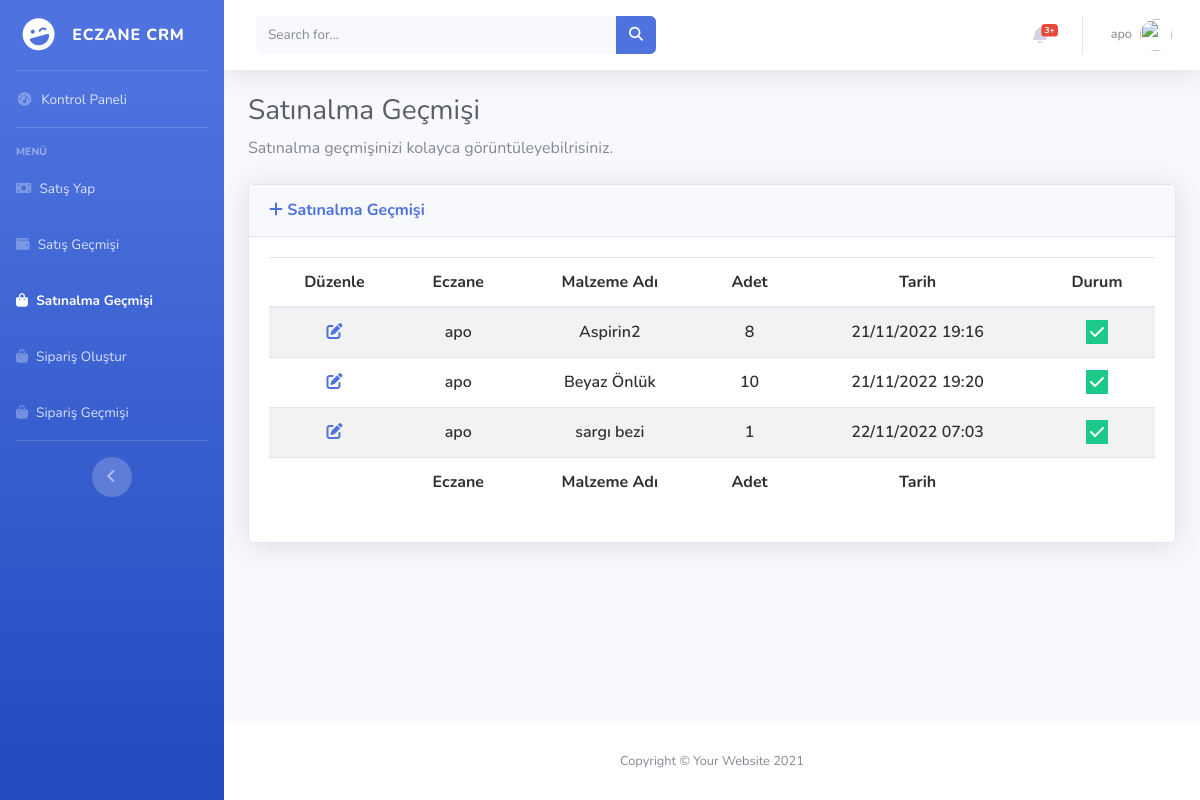
Screenshot of /purchase/history (signed in) with the database file from the repository.
### items/models.py (models this page shows, shortened)
class ItemDistribution(models.Model):
    user = models.ForeignKey(User, on_delete=models.CASCADE)
    item_name = models.ForeignKey(Items, on_delete=models.SET_NULL,null=True)
    quantity=models.DecimalField(max_digits=10,decimal_places=2)
    status=models.BooleanField(default=True)
    created_at = models.DateTimeField(auto_now_add=True,null=True,blank=True)
    updated_at = models.DateTimeField(auto_now=True,null=True,blank=True)

class Items(models.Model):
    item_name=models.CharField(max_length=60)
    quantity=models.DecimalField(max_digits=10,decimal_places=2)
    status=models.BooleanField(default=True)
    created_at = models.DateTimeField(auto_now_add=True,null=True,blank=True)
    updated_at = models.DateTimeField(auto_now=True,null=True,blank=True)
    def __str__(self):
        return self.item_name

### pharmacy/views.py (the view)
# urls.py: path("purchase/history",views.purchase_history,name="purchase_history"),
@login_required(login_url = "accounts:signin")
def purchase_history(request):
    items=ItemDistribution.objects.filter(user=request.user)
    return render(request,"purchase_history.html",{"items":items})

### pharmacy/templates/purchase_history.html (shortened to what this page needs)
{% extends 'layout.html' %}
{% load static %}
{% block css %}
    <link href="https://cdn.datatables.net/1.12.1/css/dataTables.bootstrap5.min.css" rel="stylesheet"/>
    <link href="https://cdn.datatables.net/responsive/2.3.0/css/responsive.bootstrap5.min.css" rel="stylesheet" />
    <link href="https://cdn.datatables.net/buttons/2.2.3/css/buttons.dataTables.min.css" rel="stylesheet"/>
<link
  rel="stylesheet"
  href="https://cdnjs.cloudflare.com/ajax/libs/font-awesome/6.2.0/css/all.min.css"
/>
<link rel="stylesheet" href="{% static 'css/datatables_file.css'%}">
{% endblock  %}
{% block body %}
                <div class="container-fluid">
                    <h1 class="h3 mb-2 text-gray-800">Satınalma Geçmişi</h1>
                    <p class="mb-4">Satınalma geçmişinizi kolayca görüntüleyebilrisiniz.</p>
                    <div class="card shadow mb-4">
                        <div class="card-header py-3">
                            <h6 class="m-0 font-weight-bold text-primary">
                                <i class="fa fa-plus"></i>
                                Satınalma Geçmişi
                             </h6>
                        </div>
                        <div class="card-body">
                            <div class="table-responsive">
                                <table
                                id="example"
                                class="table table-striped nowrap"
                                style="width: 100%!important">
                                <thead>
                                    <tr>
                                      <th data-priority="1">Düzenle</th>
                                      <th data-priority="2">Eczane</th>
                                      <th data-priority="3">Malzeme Adı</th>
                                      <th data-priority="4">Adet</th>
                                      <th data-priority="5">Tarih</th>
                                      <th data-priority="6">Durum</th>
                                    </tr>
                                  </thead>
                                  <tbody>
                                    {% for item in items %}
                                    <tr>
                                      <td>
                                        <a href="{% url 'items:edit_item' item.id %}">
                                          <i
                                            class="fa fa-pen-to-square fa-1x text-primary text-btn-size"
                                          ></i>
                                        </a>
                                      </td>
                                      <td>{{item.user}}</td>
                                      <td>{{item.item_name}}</td>
                                      <td>
                                        {{ item.quantity | stringformat:'d' }}
                                      </td>
                                      <td>
                                        {{item.created_at|date:"d/m/Y H:i"}}
                                      </td>
                                      <td>
                                        {% if item.status %}
                                        <i class="fa fa-check bg-success text-white p-1"></i>
                                        {% else %}
                                        <i class="fa fa-xmark bg-danger text-white p-1 px-2"></i>
                                        {% endif %}
                                      </td>
                                    </tr>
                                    {% endfor %}
                                  </tbody>
                                  <tfoot>
                                    <tr >
                                      <th ></th>
                                      <th>Eczane</th>
                                      <th>Malzeme Adı</th>
                                      <th>Adet</th>
                                      <th>Tarih</th>
                                      <th></th>
                                    </tr>
                                  </tfoot>
                                </table>
                            </div>
                        </div>
                    </div>
                </div>
{% endblock  %}

### templates/includes/topbar.html (shortened to what this page needs)
          {% load static %}
                    <nav class="navbar navbar-expand navbar-light bg-white topbar mb-4 static-top shadow">
                        <form
                            class="d-none d-sm-inline-block form-inline mr-auto ml-md-3 my-2 my-md-0 mw-100 navbar-search">
                            <div class="input-group">
                                <input type="text" class="form-control bg-light border-0 small" placeholder="Search for..."
                                    aria-label="Search" aria-describedby="basic-addon2">
                                <div class="input-group-append">
                                    <button class="btn btn-primary" type="button">
                                        <i class="fas fa-search fa-sm"></i>
                                    </button>
                                </div>
                            </div>
                        </form>
                        <ul class="navbar-nav ml-auto">
                            <li class="nav-item dropdown no-arrow mx-1">
                                <a class="nav-link dropdown-toggle" href="#" id="alertsDropdown" role="button"
                                    data-toggle="dropdown" aria-haspopup="true" aria-expanded="false">
                                    <i class="fas fa-bell fa-fw"></i>
                                    <span class="badge badge-danger badge-counter">3+</span>
                                </a>
                            </li>
                            <li class="nav-item dropdown no-arrow">
                                <a class="nav-link dropdown-toggle" href="#" id="userDropdown" role="button"
                                    data-toggle="dropdown" aria-haspopup="true" aria-expanded="false">
                                    {% if user.is_authenticated %}
                                    <span class="mr-2 d-none d-lg-inline text-gray-600 small">{{user.username}}</span>
                                    {% endif %}
                                    <img class="img-profile rounded-circle"
                                        src="{% static 'img/Eric-cartman.png' %}">
                                </a>
                            </li>
                        </ul>
                    </nav>

### static/css/datatables_file.css (style rules this page uses)
tr { height: 2.2rem!important; font-weight: 600; color: rgb(49, 48, 48); }
table#example th , table#example tr , table#example td , table#example thead { text-align:center!important; }

### rows the page displays
ItemDistribution: user "apo", item_name "Aspirin2", quantity "8", created_at "21/11/2022 19:16", status True (drawn)
ItemDistribution: user "apo", item_name "Beyaz Önlük", quantity "10", created_at "21/11/2022 19:20", status True (drawn)
ItemDistribution: user "apo", item_name "sargı bezi", quantity "1", created_at "22/11/2022 07:03", status True (drawn)

### other values shown
{{ user.username }} "apo"
